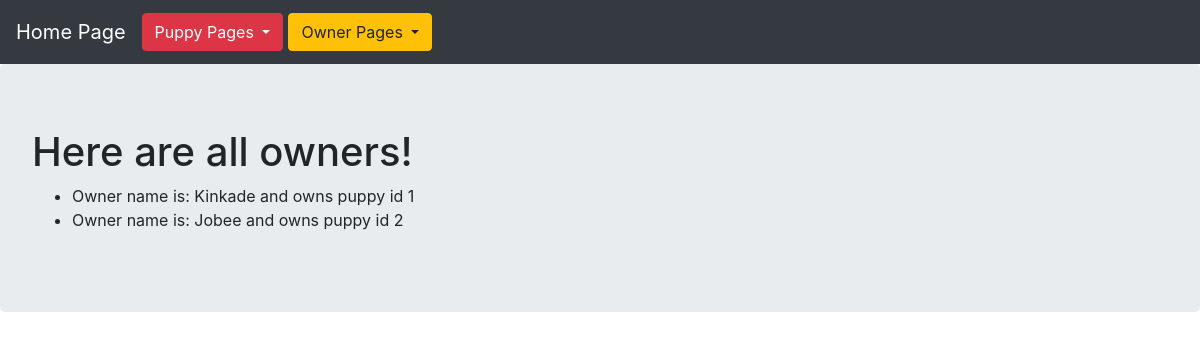
The app's page /owners/ with its own data.
### myproject/models.py (models this page shows, shortened)
class Owner(database.Model):
    __tablename__ = 'owners'
    id = database.Column(database.Integer,primary_key=True)
    name = database.Column(database.Text)
    puppy_id = database.Column(database.Integer,database.ForeignKey('puppies.id'))
    def __repr__(self):
        return f'Owner name is: {self.name} and owns puppy id {self.puppy_id}'

### myproject/owners/views.py (the view)
@owners_blueprint.route('/')
def list():
    owners = Owner.query.all()
    return render_template('list_owner.html',owners=owners)

### myproject/owners/templates/owners/list_owner.html
{% extends "base.html"%}
{% block content %}
<div class="jumbotron">
  <h1>Here are all owners!</h1>
  <ul>
    {% for owner in owners %}
      <li>{{owner}}</li>
    {% endfor %}
  </ul>
</div>
{% endblock %}

### records on screen
Owner: name+puppy "Owner name is: Kinkade and owns puppy id 1"
Owner: name+puppy "Owner name is: Jobee and owns puppy id 2"
